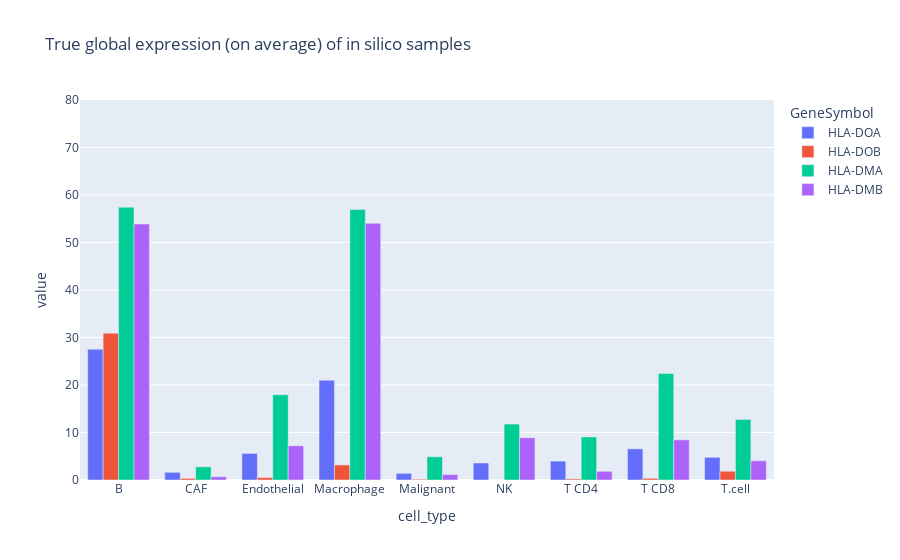

Notebook source saved alongside this figure:
### Code cell
fig = px.bar(true_geps_on_average.loc[example_genes].T, barmode='group', title="True global expression (on average) of in silico samples")
fig.update_yaxes(range=[0, 80])

### Figure 1 — Plotly figure (JSON) as saved in the notebook; plotly's stock layout.template omitted (floating-point values rounded to 4 significant figures)
{"data": [{"alignmentgroup": "True", "hovertemplate": "GeneSymbol=HLA-DOA<br>cell_type=%{x}<br>value=%{y}<extra></extra>", "legendgroup": "HLA-DOA", "marker": {"color": "#636efa", "pattern": {"shape": ""}}, "name": "HLA-DOA", "offsetgroup": "HLA-DOA", "orientation": "v", "showlegend": true, "textposition": "auto", "type": "bar", "x": ["B", "CAF", "Endothelial", "Macrophage", "Malignant", "NK", "T CD4", "T CD8", "T.cell"], "xaxis": "x", "y": [27.54, 1.613, 5.597, 21.0, 1.4, 3.578, 3.972, 6.55, 4.774], "yaxis": "y"}, {"alignmentgroup": "True", "hovertemplate": "GeneSymbol=HLA-DOB<br>cell_type=%{x}<br>value=%{y}<extra></extra>", "legendgroup": "HLA-DOB", "marker": {"color": "#EF553B", "pattern": {"shape": ""}}, "name": "HLA-DOB", "offsetgroup": "HLA-DOB", "orientation": "v", "showlegend": true, "textposition": "auto", "type": "bar", "x": ["B", "CAF", "Endothelial", "Macrophage", "Malignant", "NK", "T CD4", "T CD8", "T.cell"], "xaxis": "x", "y": [30.91, 0.3456, 0.5085, 3.168, 0.1599, 0, 0.2324, 0.359, 1.846], "yaxis": "y"}, {"alignmentgroup": "True", "hovertemplate": "GeneSymbol=HLA-DMA<br>cell_type=%{x}<br>value=%{y}<extra></extra>", "legendgroup": "HLA-DMA", "marker": {"color": "#00cc96", "pattern": {"shape": ""}}, "name": "HLA-DMA", "offsetgroup": "HLA-DMA", "orientation": "v", "showlegend": true, "textposition": "auto", "type": "bar", "x": ["B", "CAF", "Endothelial", "Macrophage", "Malignant", "NK", "T CD4", "T CD8", "T.cell"], "xaxis": "x", "y": [57.43, 2.775, 17.96, 56.94, 4.884, 11.77, 9.059, 22.44, 12.74], "yaxis": "y"}, {"alignmentgroup": "True", "hovertemplate": "GeneSymbol=HLA-DMB<br>cell_type=%{x}<br>value=%{y}<extra></extra>", "legendgroup": "HLA-DMB", "marker": {"color": "#ab63fa", "pattern": {"shape": ""}}, "name": "HLA-DMB", "offsetgroup": "HLA-DMB", "orientation": "v", "showlegend": true, "textposition": "auto", "type": "bar", "x": ["B", "CAF", "Endothelial", "Macrophage", "Malignant", "NK", "T CD4", "T CD8", "T.cell"], "xaxis": "x", "y": [53.89, 0.6813, 7.206, 54.06, 1.135, 8.889, 1.827, 8.445, 4.055], "yaxis": "y"}], "layout": {"autosize": true, "barmode": "group", "legend": {"title": {"text": "GeneSymbol"}, "tracegroupgap": 0}, "title": {"text": "True global expression (on average) of in silico samples"}, "xaxis": {"anchor": "y", "autorange": true, "domain": [0, 1], "range": [-0.5, 8.5], "title": {"text": "cell_type"}, "type": "category"}, "yaxis": {"anchor": "x", "domain": [0, 1], "range": [0, 80], "title": {"text": "value"}, "type": "linear"}}}
